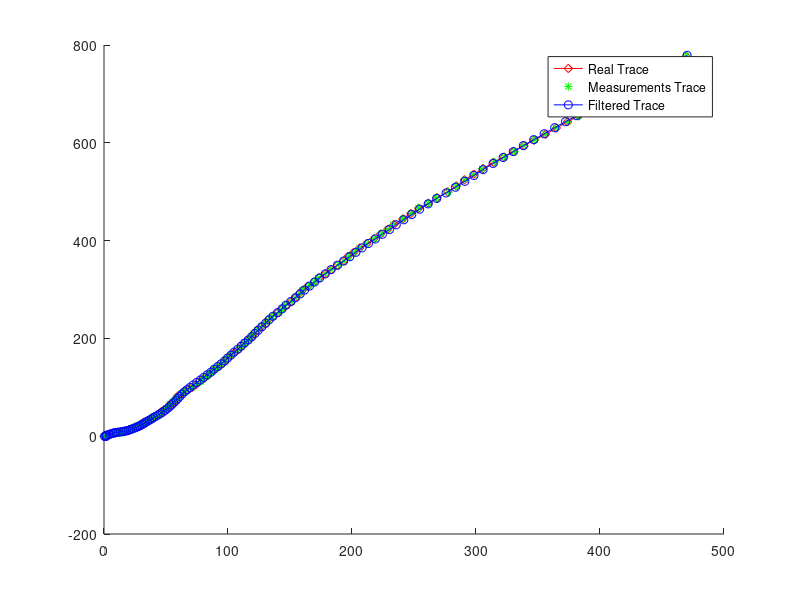
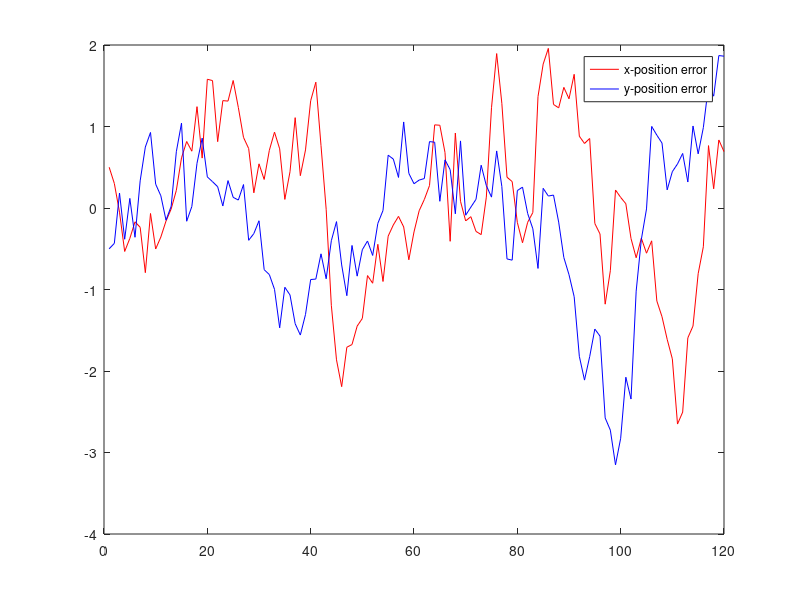

The MATLAB script that drew these images, in order:
clc; clear all;
% In this part: we have GPS and IMU
% GPS can give us x-direction and y-direction position info
% IMU can give us acceleration info（ignore angular acceleration info）
% the number of track points and time interval
N = 120; 
dt = 0.2; 
% noise covariance matrix coefficient
sigma_a1 = 0.5; sigma_a2 = 0.5; 
% sensor noise variance 
sigma_1 = 0.25; sigma_2 = 0.25;
sigma_5 = 0.2; sigma_6 = 0.2;
% the variable for cumulative error square
sum_error_square = zeros(6,1);

% initialization
% covariance matrix P and Estimated covariance matrix P_
P_=zeros(6,6,N); 
P=zeros(6,6,N); 
P(:,:,1)=eye(6); % the initial P
% Kamlan gain
K=zeros(6,4,N);
% state value and its initial value
x=zeros(6,N); x(:,1)=[0 0 3 3 2 2]';
% estimated state value and its initial value
x_=zeros(6,N); x_(:,1)=[0.5 -0.5 2.5 3.5 1.5 2.5]';
% measurement value and its initial value
z=zeros(4,N); z(:,1)=[0;0;0;0];
% state transition matrix F and measurement matrix G
F=[1 0 dt 0 0.5*dt^2 0;
   0 1 0 dt 0 0.5*dt^2;
   0 0 1 0 dt 0;
   0 0 0 1 0 dt;
   0 0 0 0 1 0;
   0 0 0 0 0 1];

G=[1 0 0 0 0 0;
   0 1 0 0 0 0;
   0 0 0 0 1 0;
   0 0 0 0 0 1];

% Covariance matrix of process and measurement noise
R=[sigma_1^2 0 0 0;0 sigma_2^2 0 0; 0 0 sigma_5^2 0; 0 0 0 sigma_6^2];

T = [dt^2/2 0 dt 0 1 0;0 dt^2/2 0 dt 0 1]';
qc = [sigma_a1^2 0;0 sigma_a2^2];
Q = T*qc*T';
% generating noise
q = random('normal',0,sigma_a1,6,N);
r = random('normal',0,sigma_a2,4,N);
r(:,1) = [0;0;0;0];

% KF
for n=2:N    
    % update state and measurement
    x(:,n)=F*x(:,n-1)+q(:,n-1);
    z(:,n)=G*x(:,n)+r(:,n);
    x_(:,n)=F*x_(:,n-1);
    P_(:,:,n)=F*P(:,:,n-1)*F'+Q;
    K(:,:,n)=P_(:,:,n)*G'*inv(G*P_(:,:,n)*G'+R);
    x_(:,n)=x_(:,n)+K(:,:,n)*(z(:,n)-G*x_(:,n));
    P(:,:,n)=P_(:,:,n)-K(:,:,n)*(G*P_(:,:,n)*G'+R)*K(:,:,n)';

    % sum of error square
    sum_error_square = sum_error_square+power(abs(x_(:,n)-x(:,n)),2); 
end

% trajectory figure
figure(1)
hold on
p1=plot(x(1,:),x(2,:),'-dr','linewidth',0.5);%real trace
p2=plot(z(1,:),z(2,:),'*g','linewidth',0.5);%measurement trace
p3=plot(x_(1,:),x_(2,:),'-ob','linewidth',0.5);%filtered trace
hold off
legend([p1,p2,p3],'Real Trace','Measurements Trace','Filtered Trace');
%legend([p1,p3],'real trace','Filtered Trace');

% error figure
figure(2)
p_e = plot(1:N,x_(1,:)-x(1,:),'r',1:N,x_(2,:)-x(2,:),'b');
legend([p_e],'x-position error','y-position error');

% the mean squared error and root mean square error
mse = sum_error_square/N
rmse = sqrt(mse)
